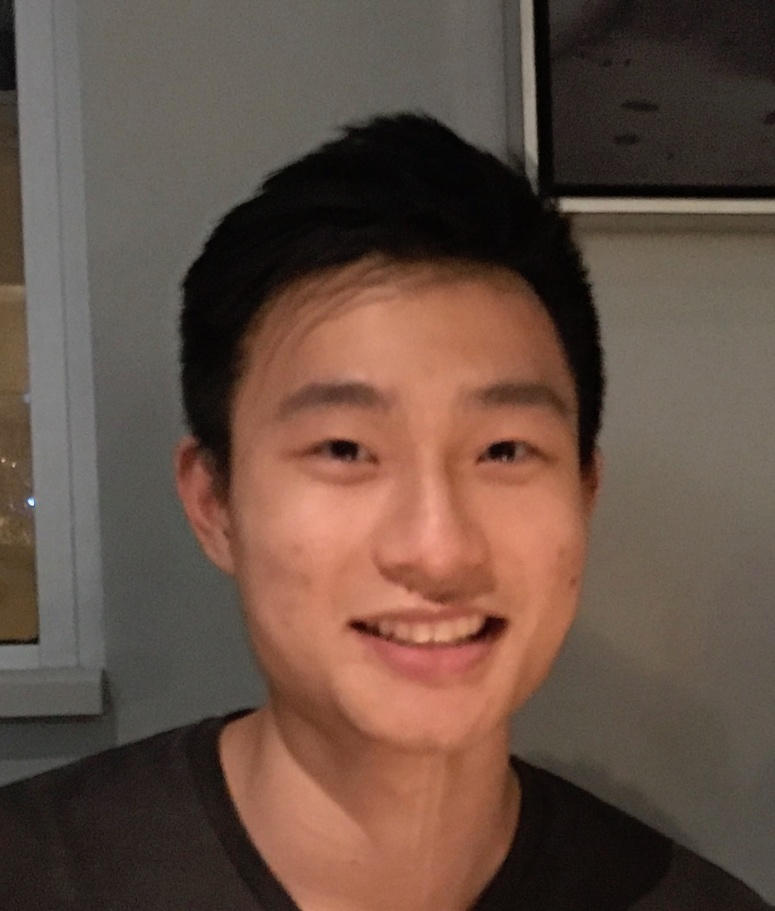
#> input picture images/face.jpg, 775 x 911 px, shrunk from 1227 x 1443 before the run
$ jupyter execute Untitled.ipynb   (shell and % lines are left out)
#> lines starting #> are read from the running program, lines starting #| are printed output that depends on the picture
[cell 1]
from PIL import Image
from __future__ import print_function

import numpy as np

from matplotlib.pyplot import imshow

[cell 2]
im = Image.open("images/face.jpg")
#> im is the input picture: PIL image 775x911 RGB; mean R, G, B 101.5, 79.6, 68.2
print(im.format, im.size, im.mode)
#| JPEG (775, 911) RGB

# us .show() to open using preview
# im.show()

imshow(np.asarray(im))

[cell 3]
im_gray = im.convert('L')
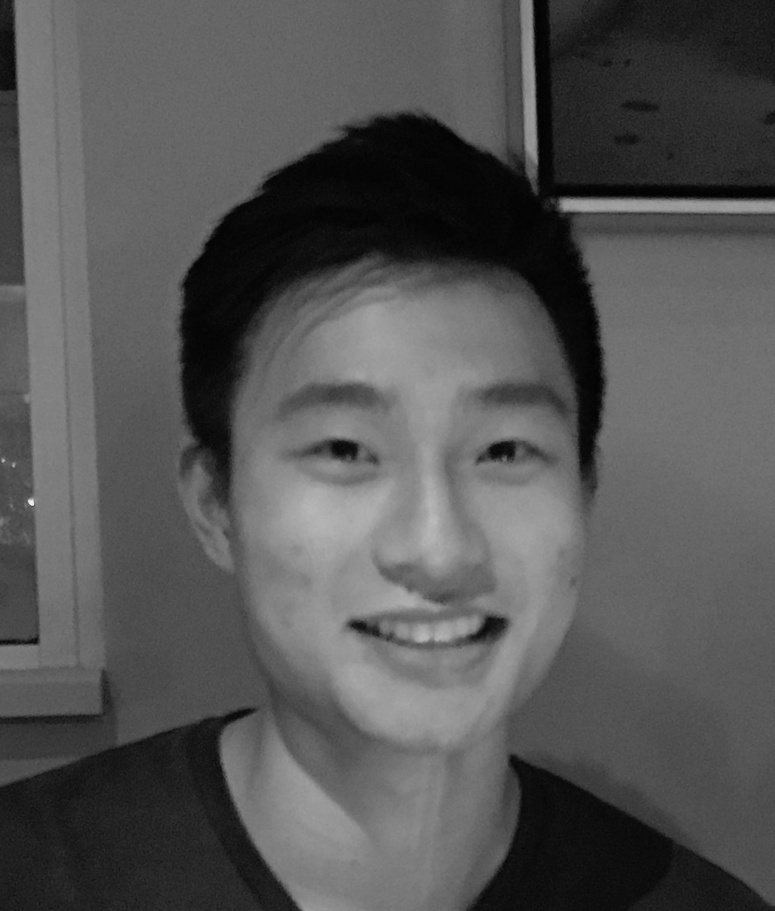
#> im_gray: PIL image 775x911 L; min 0, max 243, mean 84.8
# us 'LA' for alphas
imshow(np.asarray(im_gray), cmap='gray')


$ run again, with images/llama.jpg copied over images/face.jpg
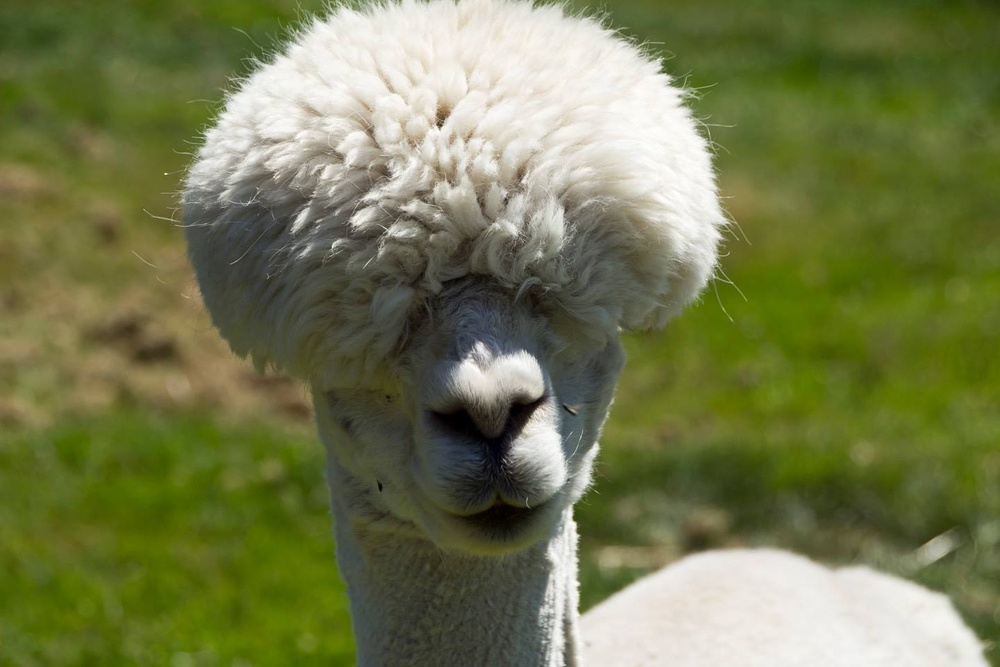
#> input picture images/llama.jpg, 1000 x 667 px, shrunk from 1440 x 960 before the run
#> im is the input picture: PIL image 1000x667 RGB; mean R, G, B 116, 121.9, 78.2
#| JPEG (1000, 667) RGB
#> `im_gray = im.convert('L')`:
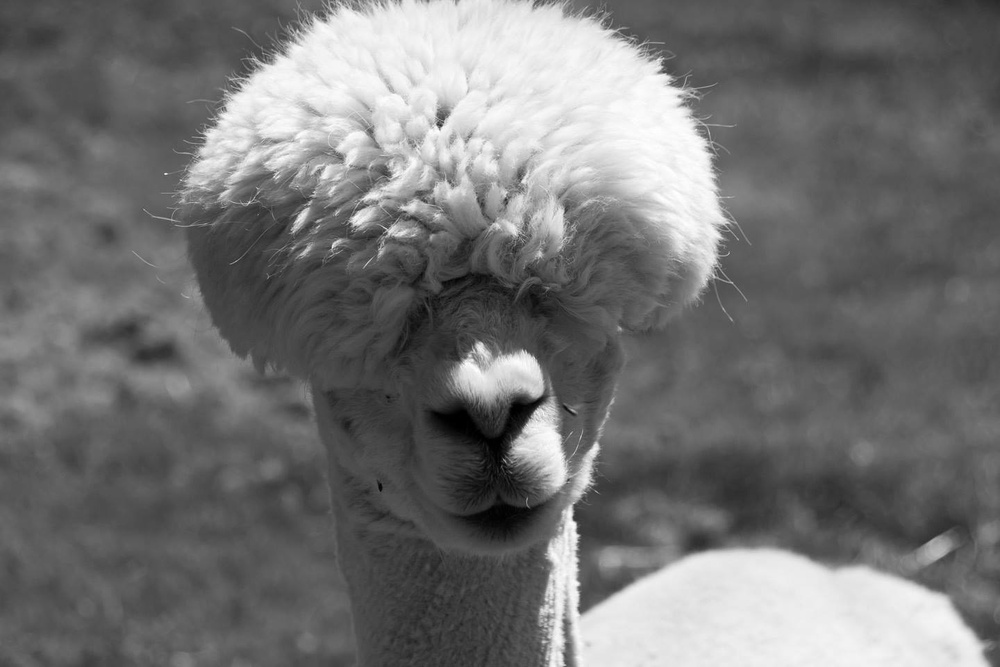
#> im_gray: PIL image 1000x667 L; min 0, max 255, mean 115.2
